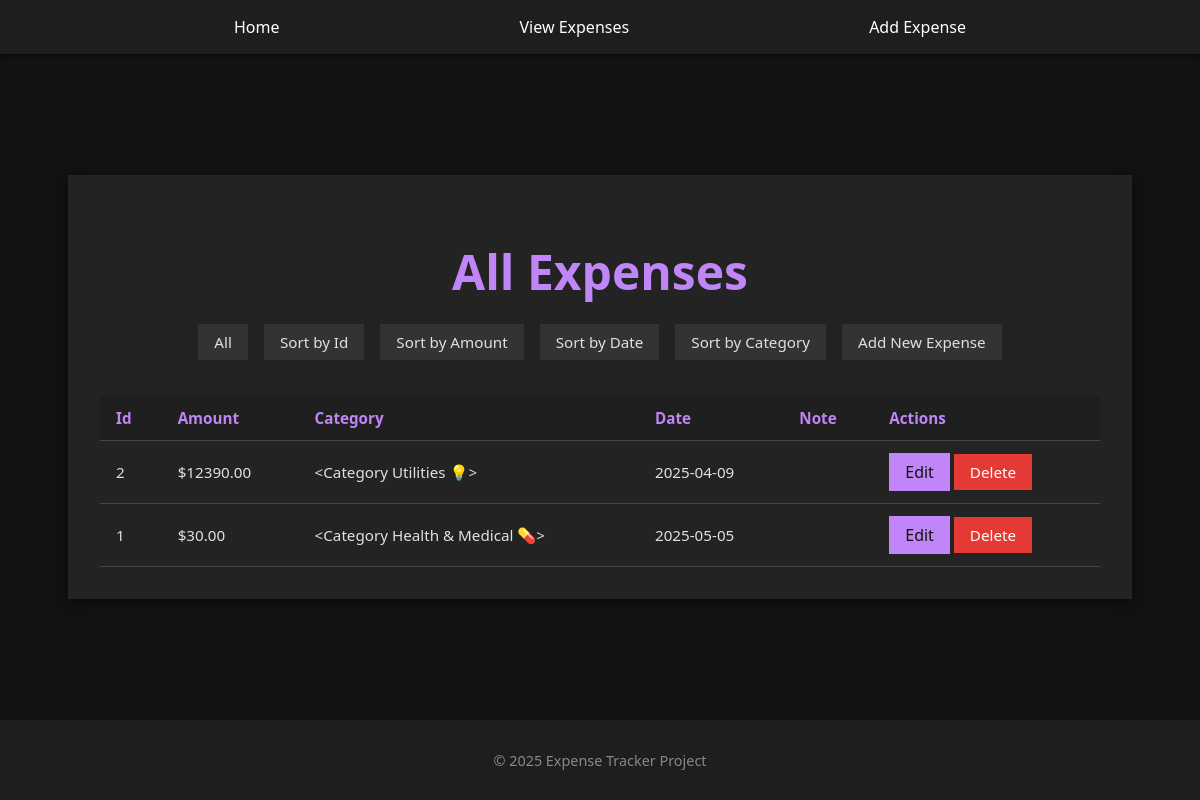
The page /expenses?sort=date on the database its author committed.
### models/expense.py (models this page shows, shortened)
class Expense(db.Model):
    __tablename__ = "expenses"
    id = db.mapped_column(db.Integer, primary_key=True)
    amount = db.mapped_column(db.Float, nullable=False)
    category = db.mapped_column(db.String, nullable=False)
    date = db.mapped_column(DateTime, nullable=False)
    note = db.mapped_column(db.String)
    category_id = db.Column(db.Integer, db.ForeignKey("category.id"), nullable=False)
    category = db.relationship("Category", back_populates="expenses")

### models/category.py (models this page shows)
class Category(db.Model):
    __tablename__="category"
    id = db.Column(db.Integer, primary_key=True)
    name = db.Column(db.String(50), nullable=False, unique=True)
    expenses = db.relationship("Expense", back_populates="category")
    def __repr__(self):
        return f"<Category {self.name}>"

### app.py (the view)
    @app.route("/expenses")
    def list_expenses():
        sort = request.args.get("sort")
        stmt = db.select(Expense)
        if sort =="id":
            stmt= stmt.order_by(Expense.id)
        elif sort == "amount":
            stmt = stmt.order_by(Expense.amount)
        elif sort == "date":
            stmt = stmt.order_by(Expense.date)
        elif sort == "category":
            stmt = (select(Expense).join(Expense.category).order_by(Category.name))
        expenses = db.session.execute(stmt).scalars().all()
        return render_template("expenses.html", expenses=expenses)

### templates/expenses.html (shortened to what this page needs)
{% extends "base.html" %}
{% block content %}
<div class="center-box">
    <div class="card" style="width: 120%; max-width: 1000px;">
        <h1 style="text-align: center; margin-bottom: 1rem; font-size: 3rem">All Expenses</h1>
        <div style="display: flex; flex-wrap: wrap; gap: 0.5rem; justify-content: center; margin-bottom: 1rem;">
            <a href="{{ url_for('list_expenses') }}" class="filter-btn">All</a>
            <a href="{{ url_for('list_expenses', sort='id') }}" class="filter-btn">Sort by Id</a>
            <a href="{{ url_for('list_expenses', sort='amount') }}" class="filter-btn">Sort by Amount</a>
            <a href="{{ url_for('list_expenses', sort='date') }}" class="filter-btn">Sort by Date</a>
            <a href="{{ url_for('list_expenses', sort='category') }}" class="filter-btn">Sort by Category</a>
            <a class="filter-btn" href="{{ url_for('add_expense') }}">Add New Expense</a>
        </div>
        {% if expenses %}
        <div style="overflow-x: auto;">
            <table>
                <thead>
                    <tr>
                        <th>Id</th>
                        <th>Amount</th>
                        <th>Category</th>
                        <th>Date</th>
                        <th>Note</th>
                        <th>Actions</th>
                    </tr>
                </thead>
                <tbody>
                    {% for expense in expenses %}
                    <tr>
                        <td>{{ expense.id }}</td>
                        <td>${{ '%.2f' | format(expense.amount) }}</td>
                        <td>{{ expense.category }}</td>
                        <td>{{ expense.date.strftime('%Y-%m-%d') }}</td>
                        <td>{{ expense.note }}</td>
                        <td>
                            <a href="{{ url_for('edit_form', expense_id=expense.id) }}" class="btn">Edit</a>
                            <a href="{{ url_for('confirm_delete', expense_id=expense.id) }}" class="btn-del">Delete</a>
                        </td>
                    </tr>
                    {% endfor %}
                </tbody>
            </table>
        </div>
        {% else %}
            <p style="text-align: center;">No expenses found.</p>
        {% endif %}
    </div>
</div>
{% endblock %}

### static/style.css (style rules this page uses)
body { margin: 0; font-family: 'Segoe UI', Tahoma, Geneva, Verdana, sans-serif; background-color: #121212; color: #e0e0e0; display: flex; flex-direction: column; min-height: 100vh; }
.card { background-color: #232323; padding: 2rem; box-shadow: 0 4px 12px rgba(0,0,0,0.5); width: 60%; max-width: 1000px; text-align: center; }
.center-box { display: flex; justify-content: center; align-items: center; width: 100%; flex-direction: column; }
h1, h2, h3 { color: #c085f6; margin-bottom: 1rem; }
.btn { background-color: #c085f6; color: #121212; padding: 0.5rem 1rem; border: none; font-size: 1rem; text-decoration: none; cursor: pointer; transition: background-color 0.3s ease; display: inline-block; }
.btn-del { background-color: #e53935; color: #fff; padding: 0.5rem 1rem; border: none; font-size: 0.95rem; text-decoration: none; cursor: pointer; transition: background-color 0.3s ease; }
.filter-btn { background-color: #333; color: #e0e0e0; padding: 0.5rem 1rem; text-decoration: none; font-size: 0.95rem; transition: background-color 0.3s ease; margin: 0.25rem; }
table { width: 100%; border-collapse: collapse; margin-top: 1rem; font-size: 0.95rem; }
th, td { padding: 0.75rem 1rem; text-align: left; border-bottom: 1px solid #444; }
th { background-color: #1f1f1f; color: #c085f6; font-weight: 600; }
td a { color: #c085f6; text-decoration: underline; }

### rows shown on the page
Expense: id "2", amount "12390.00", category "<Category Utilities 💡>", date "2025-04-09"
Expense: id "1", amount "30.00", category "<Category Health & Medical 💊>", date "2025-05-05"
